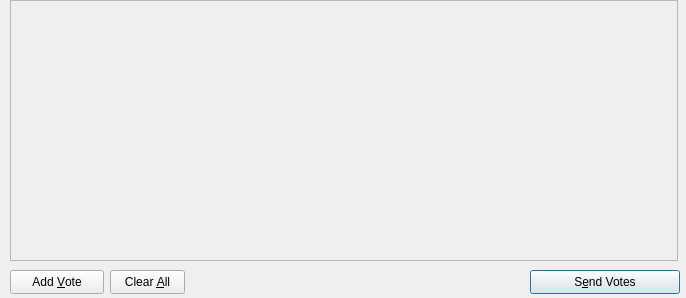
<?xml version="1.0" encoding="UTF-8"?>
<ui version="4.0">
 <class>VoteCoinsDialog</class>
 <widget class="QDialog" name="VoteCoinsDialog">
  <property name="geometry">
   <rect>
    <x>0</x>
    <y>0</y>
    <width>686</width>
    <height>298</height>
   </rect>
  </property>
  <property name="windowTitle">
   <string>Dialog</string>
  </property>
  
  <widget class="QPushButton" name="addButton">
   <property name="geometry">
    <rect>
     <x>10</x>
     <y>270</y>
     <width>94</width>
     <height>24</height>
    </rect>
   </property>
   <property name="toolTip">
    <string>Send to multiple recipients at once</string>
   </property>
   <property name="text">
    <string>Add &amp;Vote</string>
   </property>
   <property name="icon">
    <iconset resource="../bitcoin.qrc">
     <normaloff>:/icons/add</normaloff>:/icons/add</iconset>
   </property>
   <property name="autoDefault">
    <bool>false</bool>
   </property>
  </widget>
  <widget class="QPushButton" name="clearButton">
   <property name="geometry">
    <rect>
     <x>110</x>
     <y>270</y>
     <width>75</width>
     <height>24</height>
    </rect>
   </property>
   <property name="sizePolicy">
    <sizepolicy hsizetype="Minimum" vsizetype="Fixed">
     <horstretch>0</horstretch>
     <verstretch>0</verstretch>
    </sizepolicy>
   </property>
   <property name="toolTip">
    <string>Remove all transaction fields</string>
   </property>
   <property name="text">
    <string>Clear &amp;All</string>
   </property>
   <property name="icon">
    <iconset resource="../bitcoin.qrc">
     <normaloff>:/icons/remove</normaloff>:/icons/remove</iconset>
   </property>
   <property name="autoRepeatDelay">
    <number>300</number>
   </property>
   <property name="autoDefault">
    <bool>false</bool>
   </property>
  </widget>
  <widget class="QPushButton" name="sendButton">
   <property name="geometry">
    <rect>
     <x>530</x>
     <y>270</y>
     <width>150</width>
     <height>24</height>
    </rect>
   </property>
   <property name="minimumSize">
    <size>
     <width>150</width>
     <height>0</height>
    </size>
   </property>
   <property name="toolTip">
    <string>Confirm the send action</string>
   </property>
   <property name="text">
    <string>S&amp;end Votes</string>
   </property>
   <property name="icon">
    <iconset resource="../bitcoin.qrc">
     <normaloff>:/icons/send</normaloff>:/icons/send</iconset>
   </property>
   <property name="default">
    <bool>true</bool>
   </property>
  </widget>
  <widget class="QScrollArea" name="scrollArea">
   <property name="geometry">
    <rect>
     <x>10</x>
     <y>0</y>
     <width>668</width>
     <height>261</height>
    </rect>
   </property>
   <property name="widgetResizable">
    <bool>true</bool>
   </property>
   <widget class="QWidget" name="scrollAreaWidgetContents">
    <property name="geometry">
     <rect>
      <x>0</x>
      <y>0</y>
      <width>666</width>
      <height>259</height>
     </rect>
    </property>
    <layout class="QVBoxLayout" name="verticalLayout_2">
     <property name="margin">
      <number>0</number>
     </property>
     <item>
      <layout class="QVBoxLayout" name="entries">
       <property name="spacing">
        <number>6</number>
       </property>
      </layout>
     </item>
     <item>
      <spacer name="verticalSpacer">
       <property name="orientation">
        <enum>Qt::Vertical</enum>
       </property>
       <property name="sizeHint" stdset="0">
        <size>
         <width>20</width>
         <height>40</height>
        </size>
       </property>
      </spacer>
     </item>
    </layout>
   </widget>
  </widget>
 </widget>
 <resources>
  <include location="../bitcoin.qrc"/>
 </resources>
 <connections/>
</ui>
